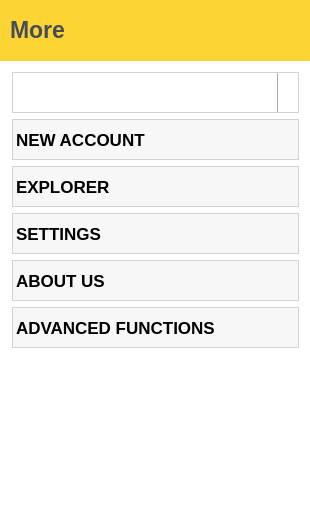
<?xml version="1.0" encoding="UTF-8"?>
<ui version="4.0">
 <class>PageMore</class>
 <widget class="QWidget" name="PageMore">
  <property name="geometry">
   <rect>
    <x>0</x>
    <y>0</y>
    <width>310</width>
    <height>532</height>
   </rect>
  </property>
  <property name="font">
   <font>
    <pointsize>13</pointsize>
    <stylestrategy>PreferAntialias</stylestrategy>
   </font>
  </property>
  <property name="windowTitle">
   <string>More</string>
  </property>
  <property name="styleSheet">
   <string notr="true">background: #FFFFFF</string>
  </property>
  <widget class="QFrame" name="headerFrame">
   <property name="geometry">
    <rect>
     <x>0</x>
     <y>0</y>
     <width>311</width>
     <height>61</height>
    </rect>
   </property>
   <property name="styleSheet">
    <string notr="true">background-color: #FCD535;</string>
   </property>
   <property name="frameShape">
    <enum>QFrame::NoFrame</enum>
   </property>
   <property name="frameShadow">
    <enum>QFrame::Plain</enum>
   </property>
   <widget class="QLabel" name="titleLabel">
    <property name="geometry">
     <rect>
      <x>10</x>
      <y>9</y>
      <width>131</width>
      <height>41</height>
     </rect>
    </property>
    <property name="sizePolicy">
     <sizepolicy hsizetype="MinimumExpanding" vsizetype="MinimumExpanding">
      <horstretch>0</horstretch>
      <verstretch>0</verstretch>
     </sizepolicy>
    </property>
    <property name="font">
     <font>
      <pointsize>17</pointsize>
      <bold>true</bold>
     </font>
    </property>
    <property name="styleSheet">
     <string notr="true">color: #474D57;</string>
    </property>
    <property name="text">
     <string>More</string>
    </property>
    <property name="scaledContents">
     <bool>false</bool>
    </property>
   </widget>
  </widget>
  <widget class="QFrame" name="moreVerticalFrame">
   <property name="geometry">
    <rect>
     <x>0</x>
     <y>60</y>
     <width>311</width>
     <height>471</height>
    </rect>
   </property>
   <property name="styleSheet">
    <string notr="true">background-color: transparent;</string>
   </property>
   <layout class="QVBoxLayout" name="moreVerticalLayout">
    <property name="spacing">
     <number>6</number>
    </property>
    <property name="leftMargin">
     <number>12</number>
    </property>
    <property name="topMargin">
     <number>12</number>
    </property>
    <property name="rightMargin">
     <number>12</number>
    </property>
    <property name="bottomMargin">
     <number>12</number>
    </property>
    <item>
     <widget class="QComboBox" name="accountsComboBox">
      <property name="minimumSize">
       <size>
        <width>119</width>
        <height>41</height>
       </size>
      </property>
      <property name="font">
       <font>
        <pointsize>13</pointsize>
        <bold>true</bold>
        <stylestrategy>PreferDefault</stylestrategy>
       </font>
      </property>
      <property name="focusPolicy">
       <enum>Qt::NoFocus</enum>
      </property>
      <property name="styleSheet">
       <string notr="true">QComboBox {
    border: 1px solid lightgray;
    padding: 1px 18px 1px 3px;
    min-width: 6em; 
	color:black;
}
QComboBox:on { /* shift the text when the popup opens */
    padding-top: 3px;
    padding-left: 4px;
}
QComboBox::drop-down {
    subcontrol-origin: padding;
    subcontrol-position: top right;
    width: 20px;

    border-left-width: 1px;
    border-left-color: darkgray;
    border-left-style: solid; /* just a single line */
    border-top-right-radius: 5px; /* same radius as the QComboBox */
    border-bottom-right-radius: 5px;
}
QComboBox::drop-down::hover {
	background-color: rgba(0, 0, 0, 16);
}
QComboBox::drop-down::pressed {
    background-color: rgba(0, 0, 0, 64);
}
QComboBox::down-arrow {
    image: url(:/res/ic/res/ic/dropDownArrow.png);
	width: 12px;
    height: 12px;
}
QComboBox::down-arrow:on { /* shift the arrow when popup is open */
    top: 1px;
    left: 1px;
}
QListView::item {
	height: 31px;
	background-color: white;
	color: black;
}
QListView::item:selected:!active, QListView::item:selected:active {
	background-color: lightgrey;
	color: black;
}
QListView::item::hover {
	background-color: grey;
	/*font: url(:/Resources/Fonts/GameJam.ttf);*/
	color: black;
}
</string>
      </property>
     </widget>
    </item>
    <item>
     <widget class="QPushButton" name="newAccountPushButton">
      <property name="minimumSize">
       <size>
        <width>0</width>
        <height>41</height>
       </size>
      </property>
      <property name="font">
       <font>
        <pointsize>13</pointsize>
        <bold>true</bold>
        <stylestrategy>PreferDefault</stylestrategy>
       </font>
      </property>
      <property name="focusPolicy">
       <enum>Qt::NoFocus</enum>
      </property>
      <property name="styleSheet">
       <string notr="true">QPushButton {
	border-style: solid;
	background-color: rgba(0, 0, 0, 8);
	border-width: 1px;
	border-color: lightgrey;
	text-align:left;
    padding-right: 3px;
    padding-left: 3px;
	color:black;
}
QPushButton:hover {
    background-color: rgba(0, 0, 0, 16);
}

QPushButton:pressed {
    background-color: rgba(0, 0, 0, 64);
}</string>
      </property>
      <property name="text">
       <string>NEW ACCOUNT</string>
      </property>
      <property name="icon">
       <iconset resource="../../res.qrc">
        <normaloff>:/res/ic/res/ic/newAccount.png</normaloff>:/res/ic/res/ic/newAccount.png</iconset>
      </property>
     </widget>
    </item>
    <item>
     <widget class="QPushButton" name="explorerPushButton">
      <property name="minimumSize">
       <size>
        <width>0</width>
        <height>41</height>
       </size>
      </property>
      <property name="font">
       <font>
        <pointsize>13</pointsize>
        <bold>true</bold>
        <stylestrategy>PreferDefault</stylestrategy>
       </font>
      </property>
      <property name="focusPolicy">
       <enum>Qt::NoFocus</enum>
      </property>
      <property name="styleSheet">
       <string notr="true">QPushButton {
	border-style: solid;
	background-color: rgba(0, 0, 0, 8);
	border-width: 1px;
	border-color: lightgrey;
	text-align:left;
    padding-right: 3px;
    padding-left: 3px;
	color:black;
}
QPushButton:hover {
    background-color: rgba(0, 0, 0, 16);
}

QPushButton:pressed {
    background-color: rgba(0, 0, 0, 64);
}</string>
      </property>
      <property name="text">
       <string>EXPLORER</string>
      </property>
      <property name="icon">
       <iconset resource="../../res.qrc">
        <normaloff>:/res/ic/res/ic/magnify.png</normaloff>:/res/ic/res/ic/magnify.png</iconset>
      </property>
     </widget>
    </item>
    <item>
     <widget class="QPushButton" name="settingsPushButton">
      <property name="minimumSize">
       <size>
        <width>0</width>
        <height>41</height>
       </size>
      </property>
      <property name="font">
       <font>
        <pointsize>13</pointsize>
        <bold>true</bold>
        <stylestrategy>PreferDefault</stylestrategy>
       </font>
      </property>
      <property name="focusPolicy">
       <enum>Qt::NoFocus</enum>
      </property>
      <property name="styleSheet">
       <string notr="true">QPushButton {
	border-style: solid;
	background-color: rgba(0, 0, 0, 8);
	border-width: 1px;
	border-color: lightgrey;
	text-align:left;
    padding-right: 3px;
    padding-left: 3px;
	color:black;
}
QPushButton:hover {
    background-color: rgba(0, 0, 0, 16);
}

QPushButton:pressed {
    background-color: rgba(0, 0, 0, 64);
}</string>
      </property>
      <property name="text">
       <string>SETTINGS</string>
      </property>
      <property name="icon">
       <iconset resource="../../res.qrc">
        <normaloff>:/res/ic/res/ic/settings.png</normaloff>:/res/ic/res/ic/settings.png</iconset>
      </property>
     </widget>
    </item>
    <item>
     <widget class="QPushButton" name="aboutUsPushButton">
      <property name="minimumSize">
       <size>
        <width>0</width>
        <height>41</height>
       </size>
      </property>
      <property name="font">
       <font>
        <pointsize>13</pointsize>
        <bold>true</bold>
        <stylestrategy>PreferDefault</stylestrategy>
       </font>
      </property>
      <property name="focusPolicy">
       <enum>Qt::NoFocus</enum>
      </property>
      <property name="styleSheet">
       <string notr="true">QPushButton {
	border-style: solid;
	background-color: rgba(0, 0, 0, 8);
	border-width: 1px;
	border-color: lightgrey;
	text-align:left;
    padding-right: 3px;
    padding-left: 3px;
	color:black;
}
QPushButton:hover {
    background-color: rgba(0, 0, 0, 16);
}

QPushButton:pressed {
    background-color: rgba(0, 0, 0, 64);
}</string>
      </property>
      <property name="text">
       <string>ABOUT US</string>
      </property>
      <property name="icon">
       <iconset resource="../../res.qrc">
        <normaloff>:/res/ic/res/ic/aboutUs.png</normaloff>:/res/ic/res/ic/aboutUs.png</iconset>
      </property>
     </widget>
    </item>
    <item>
     <widget class="QPushButton" name="advancedFunctionsPushButton">
      <property name="minimumSize">
       <size>
        <width>0</width>
        <height>41</height>
       </size>
      </property>
      <property name="font">
       <font>
        <pointsize>13</pointsize>
        <bold>true</bold>
        <stylestrategy>PreferDefault</stylestrategy>
       </font>
      </property>
      <property name="focusPolicy">
       <enum>Qt::NoFocus</enum>
      </property>
      <property name="styleSheet">
       <string notr="true">QPushButton {
	border-style: solid;
	background-color: rgba(0, 0, 0, 8);
	border-width: 1px;
	border-color: lightgrey;
	text-align:left;
    padding-right: 3px;
    padding-left: 3px;
	color:black;
}
QPushButton:hover {
    background-color: rgba(0, 0, 0, 16);
}

QPushButton:pressed {
    background-color: rgba(0, 0, 0, 64);
}</string>
      </property>
      <property name="text">
       <string>ADVANCED FUNCTIONS</string>
      </property>
      <property name="icon">
       <iconset resource="../../res.qrc">
        <normaloff>:/res/ic/res/ic/aboutUs.png</normaloff>:/res/ic/res/ic/aboutUs.png</iconset>
      </property>
     </widget>
    </item>
    <item>
     <spacer name="verticalSpacer">
      <property name="orientation">
       <enum>Qt::Vertical</enum>
      </property>
      <property name="sizeHint" stdset="0">
       <size>
        <width>20</width>
        <height>40</height>
       </size>
      </property>
     </spacer>
    </item>
   </layout>
  </widget>
 </widget>
 <resources>
  <include location="../../res.qrc"/>
 </resources>
 <connections/>
</ui>
